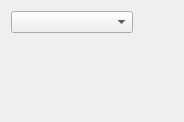
<?xml version="1.0" encoding="UTF-8"?>
<ui version="4.0">
 <class>qtvUITabStatus</class>
 <widget class="QWidget" name="qtvUITabStatus">
  <property name="geometry">
   <rect>
    <x>0</x>
    <y>0</y>
    <width>184</width>
    <height>122</height>
   </rect>
  </property>
  <property name="windowTitle">
   <string>Form</string>
  </property>
  <layout class="QVBoxLayout" name="verticalLayout" stretch="0,10">
   <item>
    <layout class="QHBoxLayout" name="layout_0" stretch="8,0">
     <property name="sizeConstraint">
      <enum>QLayout::SetDefaultConstraint</enum>
     </property>
     <item>
      <widget class="QComboBox" name="cb_analysis">
       <property name="maximumSize">
        <size>
         <width>200</width>
         <height>16777215</height>
        </size>
       </property>
      </widget>
     </item>
     <item>
      <spacer name="horizontalSpacer">
       <property name="orientation">
        <enum>Qt::Horizontal</enum>
       </property>
       <property name="sizeHint" stdset="0">
        <size>
         <width>40</width>
         <height>20</height>
        </size>
       </property>
      </spacer>
     </item>
    </layout>
   </item>
   <item>
    <widget class="qtvChartUIBase" name="chart_ui" native="true"/>
   </item>
  </layout>
 </widget>
 <customwidgets>
  <customwidget>
   <class>qtvChartUIBase</class>
   <extends>QWidget</extends>
   <header>chart/qtv_chart_ui.h</header>
   <container>1</container>
  </customwidget>
 </customwidgets>
 <resources/>
 <connections/>
</ui>
